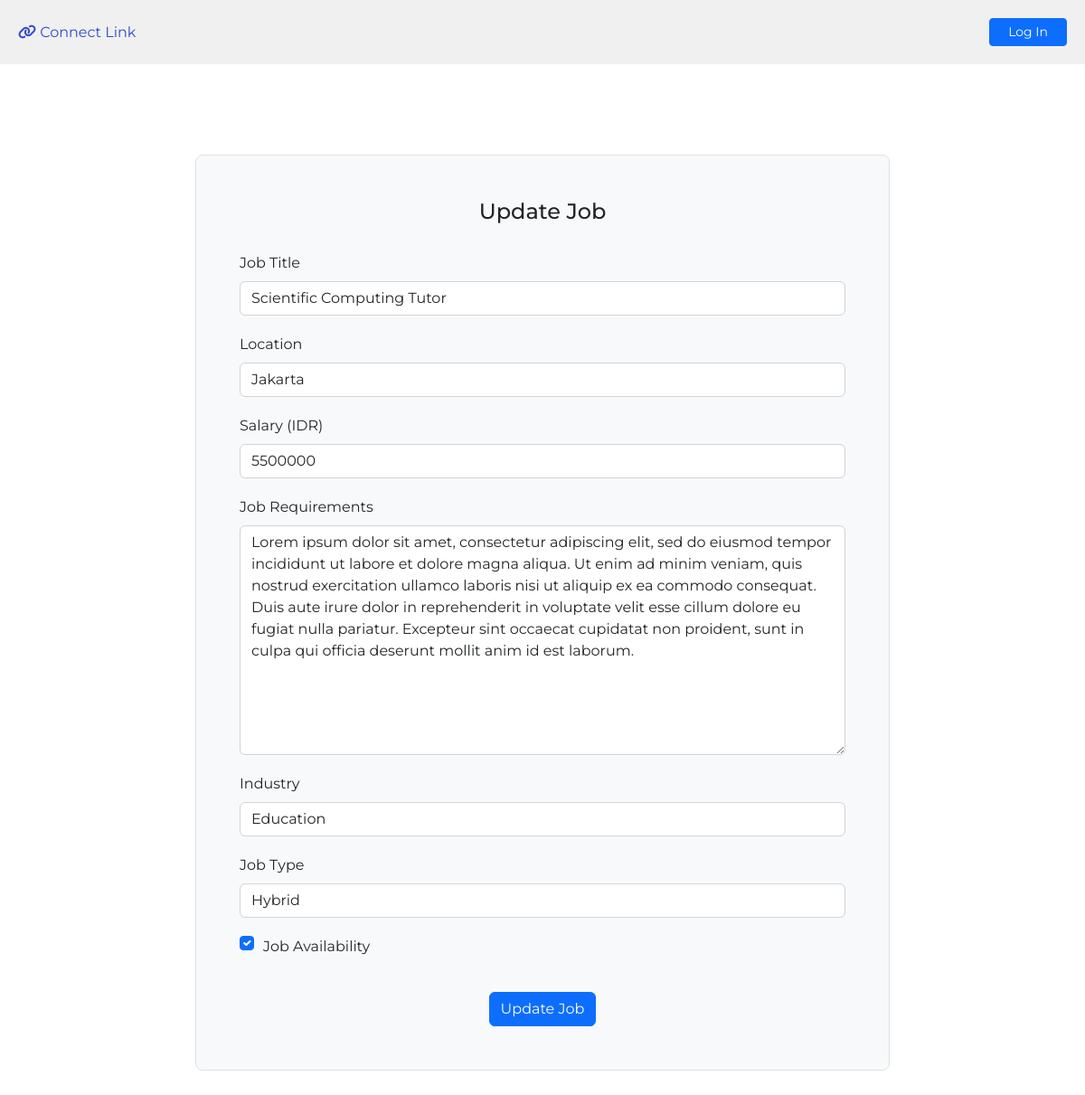
/job/update-job/7/, run on the app's committed database.
### job/models.py (models this page shows, shortened)
class Job(models.Model):
    job_type_choices = (
        ('Remote', 'Remote'),
        ('Onsite', 'Onsite'),
        ('Hybrid', 'Hybrid')
    )
    user = models.ForeignKey(User, on_delete = models.CASCADE) #creates many-to-one relationship between Job and User
    company = models.ForeignKey(Company, on_delete = models.CASCADE) #creates many-to-one relationship between Job and Company
    title = models.CharField(max_length = 100) #creates a field with max-length of 100 characters
    location = models.CharField(max_length = 100)
    salary = models.PositiveBigIntegerField(default = 5000000) #set default salary as 5,000,000
    requirements = models.TextField()
    is_available = models.BooleanField(default = True)
    timestamp = models.DateTimeField(auto_now_add = True)
    industry = models.ForeignKey(Industry, on_delete = models.CASCADE, null = True, blank = True) #creates many-to-one relationship between Job and Industry
    job_type = models.CharField(max_length = 20, choices = job_type_choices, null = True, blank = True)

### job/views.py (the view)
# urls.py: path('update-job/<int:pk>/', views.update_job, name ='update-job'),
def update_job(request, pk):
    job = Job.objects.get(pk = pk)
    if request.method == 'POST':
        form = UpdateJobForm(request.POST, instance = job)
        if form.is_valid():
            form.save()
            messages.info(request, 'Your job details has been updated.')
            return redirect('manage-jobs')
        else:
            messages.warning(request, 'An error occured. Please try again later.')
    else:
        form = UpdateJobForm(instance = job)
        context = {'form': form}
        return render(request, 'job/update-job.html', context)

### job/form.py
class UpdateJobForm(forms.ModelForm):
    class Meta:
        model = Job
        exclude = ('user', 'company')

### job/models.py (called while the page is built)
    def __str__(self): #dunder method
        return self.name

### templates/job/update-job.html (shortened to what this page needs)
{% extends 'base.html' %}
{% load widget_tweaks %}
{% block content %}
<form method="POST" class="update-company p-md-5 border rounded-3 bg-light">
    <h4>Update Job</h4>
    <label for="floatingInput" class="form-label">Job Title</label>
    {% render_field form.title class="form-control" %}
    <label for="floatingInput" class="form-label">Location</label>
    {% render_field form.location class="form-control" %}
    <label for="floatingInput" class="form-label">Salary (IDR)</label>
    {% render_field form.salary class="form-control" %}
    <label for="floatingInput" class="form-label">Job Requirements</label>
    {% render_field form.requirements class="form-control" %}
    <label for="floatingInput" class="form-label">Industry</label>
    {% render_field form.industry class="form-control" %}
    <label for="floatingInput" class="form-label">Job Type</label>
    {% render_field form.job_type class="form-control" %}
    <div class="checkbox">
        {% render_field form.is_available class="form-check-input" %}
        <label for="floatingInput" class="form-label">Job Availability</label>
    </div>
    <div class="center">
        <button type="submit" class="btn btn-primary">Update Job</button>
    </div>
</form>
{% endblock content %}

### templates/base.html (style rules this page uses)
* { font-family: "Montserrat"; }
body { margin: 0; padding: 0; }
.update-company { width: 80%; max-width: 1000px; margin: 50px auto 0 auto; }
.update-company h4 { text-align: center; margin-bottom: 10px; }
.update-company label { margin-top: 20px; }
.update-company button { margin-top: 30px; }
.center { justify-content: center; display: flex; }
.checkbox { display: flex; align-items: center; }
.checkbox label { margin-left: 10px; }

### data on the page
Job: title "Scientific Computing Tutor", location "Jakarta", salary "5500000", requirements "Lorem ipsum dolor sit amet, consectetur adipiscing elit, sed do eiusmod tempor incididunt ut labore et dolore magna aliqua. Ut enim ad minim veniam, quis nostrud exercitation ullamco laboris nisi ut aliquip ex ea commodo consequat. Duis aute irure dolor in reprehenderit in voluptate velit esse cillum dolore eu fugiat nulla pariatur. Excepteur sint occaecat cupidatat non proident, sunt in culpa qui officia deserunt mollit anim id est laborum.", industry "Education", job_type "Hybrid", is_available "☑"
